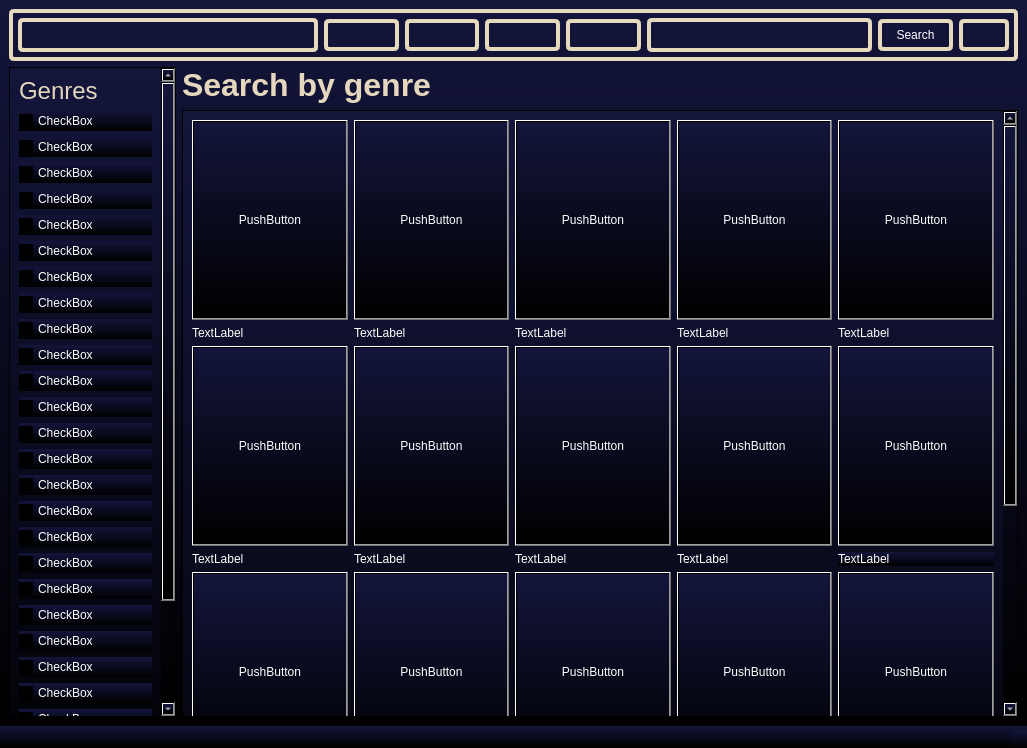
<?xml version="1.0" encoding="UTF-8"?>
<ui version="4.0">
 <class>SearchFilm</class>
 <widget class="QMainWindow" name="SearchFilm">
  <property name="geometry">
   <rect>
    <x>0</x>
    <y>0</y>
    <width>1027</width>
    <height>748</height>
   </rect>
  </property>
  <property name="windowTitle">
   <string>MainWindow</string>
  </property>
  <property name="styleSheet">
   <string notr="true">background: qlineargradient(spread: pad, x1: 0, y1: 1, x2: 0, y2: 0, stop: 0 rgb(0, 0, 0), stop: 1 rgb(19, 21, 59));
color: white;</string>
  </property>
  <widget class="QWidget" name="centralwidget">
   <layout class="QGridLayout" name="gridLayout_5" columnstretch="1,5">
    <item row="0" column="0" colspan="2">
     <layout class="QHBoxLayout" name="horizontalLayout">
      <item>
       <widget class="QWidget" name="widget" native="true">
        <property name="styleSheet">
         <string notr="true">background-color: rgba(255, 255, 255, 0);

border: 4px solid rgb(229, 217, 190);
border-radius: 5px;
padding: 5px;</string>
        </property>
        <layout class="QHBoxLayout" name="horizontalLayout_2" stretch="4,1,1,1,1,3,1,0">
         <item>
          <widget class="QLabel" name="label">
           <property name="styleSheet">
            <string notr="true">border-image: url(:/rec/Pics/LogoRem.png);</string>
           </property>
           <property name="text">
            <string/>
           </property>
          </widget>
         </item>
         <item>
          <widget class="QPushButton" name="pushButton">
           <property name="styleSheet">
            <string notr="true">border-image: url(:/rec/Pics/housenormal.png);</string>
           </property>
           <property name="text">
            <string/>
           </property>
          </widget>
         </item>
         <item>
          <widget class="QPushButton" name="pushButton_4">
           <property name="styleSheet">
            <string notr="true">border-image: url(:/rec/Pics/Films.png);</string>
           </property>
           <property name="text">
            <string/>
           </property>
          </widget>
         </item>
         <item>
          <widget class="QPushButton" name="pushButton_3">
           <property name="styleSheet">
            <string notr="true">border-image: url(:/rec/Pics/TVShows.png);</string>
           </property>
           <property name="text">
            <string/>
           </property>
          </widget>
         </item>
         <item>
          <widget class="QPushButton" name="pushButton_2">
           <property name="styleSheet">
            <string notr="true">border-image: url(:/rec/Pics/Kids.png);</string>
           </property>
           <property name="text">
            <string/>
           </property>
          </widget>
         </item>
         <item>
          <widget class="QLineEdit" name="lineEdit"/>
         </item>
         <item>
          <widget class="QPushButton" name="pushButton_6">
           <property name="text">
            <string>Search</string>
           </property>
          </widget>
         </item>
         <item>
          <widget class="QPushButton" name="pushButton_5">
           <property name="styleSheet">
            <string notr="true">border-image: url(:/rec/Pics/profile-user.png);</string>
           </property>
           <property name="text">
            <string/>
           </property>
          </widget>
         </item>
        </layout>
       </widget>
      </item>
     </layout>
    </item>
    <item row="1" column="0" rowspan="2">
     <widget class="QScrollArea" name="scrollArea">
      <property name="widgetResizable">
       <bool>true</bool>
      </property>
      <widget class="QWidget" name="scrollAreaWidgetContents">
       <property name="geometry">
        <rect>
         <x>0</x>
         <y>0</y>
         <width>149</width>
         <height>645</height>
        </rect>
       </property>
       <layout class="QVBoxLayout" name="verticalLayout_3" stretch="1,30">
        <item>
         <layout class="QVBoxLayout" name="verticalLayout">
          <item>
           <widget class="QLabel" name="label_2">
            <property name="styleSheet">
             <string notr="true">background-color: rgba(255, 255, 255, 0);
</string>
            </property>
            <property name="text">
             <string>&lt;html&gt;&lt;head/&gt;&lt;body&gt;&lt;p&gt;&lt;span style=&quot; font-size:18pt; color:#e4d7be;&quot;&gt;Genres&lt;/span&gt;&lt;/p&gt;&lt;/body&gt;&lt;/html&gt;</string>
            </property>
           </widget>
          </item>
         </layout>
        </item>
        <item>
         <layout class="QVBoxLayout" name="verticalLayout_2">
          <item>
           <widget class="QCheckBox" name="checkBox_5">
            <property name="text">
             <string>CheckBox</string>
            </property>
           </widget>
          </item>
          <item>
           <widget class="QCheckBox" name="checkBox">
            <property name="text">
             <string>CheckBox</string>
            </property>
           </widget>
          </item>
          <item>
           <widget class="QCheckBox" name="checkBox_10">
            <property name="text">
             <string>CheckBox</string>
            </property>
           </widget>
          </item>
          <item>
           <widget class="QCheckBox" name="checkBox_22">
            <property name="text">
             <string>CheckBox</string>
            </property>
           </widget>
          </item>
          <item>
           <widget class="QCheckBox" name="checkBox_15">
            <property name="text">
             <string>CheckBox</string>
            </property>
           </widget>
          </item>
          <item>
           <widget class="QCheckBox" name="checkBox_28">
            <property name="text">
             <string>CheckBox</string>
            </property>
           </widget>
          </item>
          <item>
           <widget class="QCheckBox" name="checkBox_20">
            <property name="text">
             <string>CheckBox</string>
            </property>
           </widget>
          </item>
          <item>
           <widget class="QCheckBox" name="checkBox_26">
            <property name="text">
             <string>CheckBox</string>
            </property>
           </widget>
          </item>
          <item>
           <widget class="QCheckBox" name="checkBox_23">
            <property name="text">
             <string>CheckBox</string>
            </property>
           </widget>
          </item>
          <item>
           <widget class="QCheckBox" name="checkBox_21">
            <property name="text">
             <string>CheckBox</string>
            </property>
           </widget>
          </item>
          <item>
           <widget class="QCheckBox" name="checkBox_27">
            <property name="text">
             <string>CheckBox</string>
            </property>
           </widget>
          </item>
          <item>
           <widget class="QCheckBox" name="checkBox_17">
            <property name="text">
             <string>CheckBox</string>
            </property>
           </widget>
          </item>
          <item>
           <widget class="QCheckBox" name="checkBox_25">
            <property name="text">
             <string>CheckBox</string>
            </property>
           </widget>
          </item>
          <item>
           <widget class="QCheckBox" name="checkBox_24">
            <property name="text">
             <string>CheckBox</string>
            </property>
           </widget>
          </item>
          <item>
           <widget class="QCheckBox" name="checkBox_14">
            <property name="text">
             <string>CheckBox</string>
            </property>
           </widget>
          </item>
          <item>
           <widget class="QCheckBox" name="checkBox_19">
            <property name="text">
             <string>CheckBox</string>
            </property>
           </widget>
          </item>
          <item>
           <widget class="QCheckBox" name="checkBox_16">
            <property name="text">
             <string>CheckBox</string>
            </property>
           </widget>
          </item>
          <item>
           <widget class="QCheckBox" name="checkBox_18">
            <property name="text">
             <string>CheckBox</string>
            </property>
           </widget>
          </item>
          <item>
           <widget class="QCheckBox" name="checkBox_13">
            <property name="text">
             <string>CheckBox</string>
            </property>
           </widget>
          </item>
          <item>
           <widget class="QCheckBox" name="checkBox_9">
            <property name="text">
             <string>CheckBox</string>
            </property>
           </widget>
          </item>
          <item>
           <widget class="QCheckBox" name="checkBox_12">
            <property name="text">
             <string>CheckBox</string>
            </property>
           </widget>
          </item>
          <item>
           <widget class="QCheckBox" name="checkBox_11">
            <property name="text">
             <string>CheckBox</string>
            </property>
           </widget>
          </item>
          <item>
           <widget class="QCheckBox" name="checkBox_7">
            <property name="text">
             <string>CheckBox</string>
            </property>
           </widget>
          </item>
          <item>
           <widget class="QCheckBox" name="checkBox_8">
            <property name="text">
             <string>CheckBox</string>
            </property>
           </widget>
          </item>
          <item>
           <widget class="QCheckBox" name="checkBox_2">
            <property name="text">
             <string>CheckBox</string>
            </property>
           </widget>
          </item>
          <item>
           <widget class="QCheckBox" name="checkBox_4">
            <property name="text">
             <string>CheckBox</string>
            </property>
           </widget>
          </item>
          <item>
           <widget class="QCheckBox" name="checkBox_6">
            <property name="text">
             <string>CheckBox</string>
            </property>
           </widget>
          </item>
          <item>
           <widget class="QCheckBox" name="checkBox_3">
            <property name="text">
             <string>CheckBox</string>
            </property>
           </widget>
          </item>
         </layout>
        </item>
       </layout>
      </widget>
     </widget>
    </item>
    <item row="1" column="1">
     <layout class="QVBoxLayout" name="verticalLayout_6">
      <item>
       <widget class="QLabel" name="SBGLabel">
        <property name="styleSheet">
         <string notr="true">background-color: rgba(255, 255, 255, 0);
</string>
        </property>
        <property name="text">
         <string>&lt;html&gt;&lt;head/&gt;&lt;body&gt;&lt;p&gt;&lt;span style=&quot; font-size:24pt; font-weight:700; color:#e4d7be;&quot;&gt;Search by genre&lt;/span&gt;&lt;/p&gt;&lt;/body&gt;&lt;/html&gt;</string>
        </property>
       </widget>
      </item>
     </layout>
    </item>
    <item row="2" column="1">
     <widget class="QScrollArea" name="scrollArea_2">
      <property name="widgetResizable">
       <bool>true</bool>
      </property>
      <widget class="QWidget" name="scrollAreaWidgetContents_2">
       <property name="geometry">
        <rect>
         <x>0</x>
         <y>0</y>
         <width>818</width>
         <height>932</height>
        </rect>
       </property>
       <layout class="QVBoxLayout" name="verticalLayout_5">
        <item>
         <layout class="QVBoxLayout" name="verticalLayout_4">
          <item>
           <layout class="QGridLayout" name="gridLayout">
            <item row="0" column="0">
             <widget class="QPushButton" name="pushButton_11">
              <property name="sizePolicy">
               <sizepolicy hsizetype="Minimum" vsizetype="Minimum">
                <horstretch>150</horstretch>
                <verstretch>200</verstretch>
               </sizepolicy>
              </property>
              <property name="minimumSize">
               <size>
                <width>150</width>
                <height>200</height>
               </size>
              </property>
              <property name="text">
               <string>PushButton</string>
              </property>
             </widget>
            </item>
            <item row="2" column="4">
             <widget class="QLabel" name="label_7">
              <property name="styleSheet">
               <string notr="true">background-color: rgba(255, 255, 255, 0);
</string>
              </property>
              <property name="text">
               <string>TextLabel</string>
              </property>
             </widget>
            </item>
            <item row="2" column="1">
             <widget class="QLabel" name="label_4">
              <property name="styleSheet">
               <string notr="true">background-color: rgba(255, 255, 255, 0);
</string>
              </property>
              <property name="text">
               <string>TextLabel</string>
              </property>
             </widget>
            </item>
            <item row="2" column="3">
             <widget class="QLabel" name="label_6">
              <property name="styleSheet">
               <string notr="true">background-color: rgba(255, 255, 255, 0);
</string>
              </property>
              <property name="text">
               <string>TextLabel</string>
              </property>
             </widget>
            </item>
            <item row="2" column="2">
             <widget class="QLabel" name="label_5">
              <property name="styleSheet">
               <string notr="true">background-color: rgba(255, 255, 255, 0);
</string>
              </property>
              <property name="text">
               <string>TextLabel</string>
              </property>
             </widget>
            </item>
            <item row="0" column="3">
             <widget class="QPushButton" name="pushButton_7">
              <property name="sizePolicy">
               <sizepolicy hsizetype="Minimum" vsizetype="Minimum">
                <horstretch>150</horstretch>
                <verstretch>200</verstretch>
               </sizepolicy>
              </property>
              <property name="minimumSize">
               <size>
                <width>150</width>
                <height>200</height>
               </size>
              </property>
              <property name="text">
               <string>PushButton</string>
              </property>
             </widget>
            </item>
            <item row="0" column="4">
             <widget class="QPushButton" name="pushButton_8">
              <property name="sizePolicy">
               <sizepolicy hsizetype="Minimum" vsizetype="Minimum">
                <horstretch>150</horstretch>
                <verstretch>200</verstretch>
               </sizepolicy>
              </property>
              <property name="minimumSize">
               <size>
                <width>150</width>
                <height>200</height>
               </size>
              </property>
              <property name="text">
               <string>PushButton</string>
              </property>
             </widget>
            </item>
            <item row="2" column="0">
             <widget class="QLabel" name="label_3">
              <property name="styleSheet">
               <string notr="true">background-color: rgba(255, 255, 255, 0);
</string>
              </property>
              <property name="text">
               <string>TextLabel</string>
              </property>
             </widget>
            </item>
            <item row="0" column="1">
             <widget class="QPushButton" name="pushButton_10">
              <property name="sizePolicy">
               <sizepolicy hsizetype="Minimum" vsizetype="Minimum">
                <horstretch>150</horstretch>
                <verstretch>200</verstretch>
               </sizepolicy>
              </property>
              <property name="minimumSize">
               <size>
                <width>150</width>
                <height>200</height>
               </size>
              </property>
              <property name="text">
               <string>PushButton</string>
              </property>
             </widget>
            </item>
            <item row="0" column="2">
             <widget class="QPushButton" name="pushButton_9">
              <property name="sizePolicy">
               <sizepolicy hsizetype="Minimum" vsizetype="Minimum">
                <horstretch>150</horstretch>
                <verstretch>200</verstretch>
               </sizepolicy>
              </property>
              <property name="minimumSize">
               <size>
                <width>150</width>
                <height>200</height>
               </size>
              </property>
              <property name="text">
               <string>PushButton</string>
              </property>
             </widget>
            </item>
           </layout>
          </item>
          <item>
           <layout class="QGridLayout" name="gridLayout_4">
            <item row="0" column="0">
             <widget class="QPushButton" name="pushButton_22">
              <property name="sizePolicy">
               <sizepolicy hsizetype="Minimum" vsizetype="Minimum">
                <horstretch>150</horstretch>
                <verstretch>200</verstretch>
               </sizepolicy>
              </property>
              <property name="minimumSize">
               <size>
                <width>150</width>
                <height>200</height>
               </size>
              </property>
              <property name="text">
               <string>PushButton</string>
              </property>
             </widget>
            </item>
            <item row="0" column="3">
             <widget class="QPushButton" name="pushButton_23">
              <property name="sizePolicy">
               <sizepolicy hsizetype="Minimum" vsizetype="Minimum">
                <horstretch>150</horstretch>
                <verstretch>200</verstretch>
               </sizepolicy>
              </property>
              <property name="minimumSize">
               <size>
                <width>150</width>
                <height>200</height>
               </size>
              </property>
              <property name="text">
               <string>PushButton</string>
              </property>
             </widget>
            </item>
            <item row="0" column="4">
             <widget class="QPushButton" name="pushButton_24">
              <property name="sizePolicy">
               <sizepolicy hsizetype="Minimum" vsizetype="Minimum">
                <horstretch>150</horstretch>
                <verstretch>200</verstretch>
               </sizepolicy>
              </property>
              <property name="minimumSize">
               <size>
                <width>150</width>
                <height>200</height>
               </size>
              </property>
              <property name="text">
               <string>PushButton</string>
              </property>
             </widget>
            </item>
            <item row="0" column="1">
             <widget class="QPushButton" name="pushButton_25">
              <property name="sizePolicy">
               <sizepolicy hsizetype="Minimum" vsizetype="Minimum">
                <horstretch>150</horstretch>
                <verstretch>200</verstretch>
               </sizepolicy>
              </property>
              <property name="minimumSize">
               <size>
                <width>150</width>
                <height>200</height>
               </size>
              </property>
              <property name="text">
               <string>PushButton</string>
              </property>
             </widget>
            </item>
            <item row="0" column="2">
             <widget class="QPushButton" name="pushButton_26">
              <property name="sizePolicy">
               <sizepolicy hsizetype="Minimum" vsizetype="Minimum">
                <horstretch>150</horstretch>
                <verstretch>200</verstretch>
               </sizepolicy>
              </property>
              <property name="minimumSize">
               <size>
                <width>150</width>
                <height>200</height>
               </size>
              </property>
              <property name="text">
               <string>PushButton</string>
              </property>
             </widget>
            </item>
            <item row="1" column="0">
             <widget class="QLabel" name="label_18">
              <property name="styleSheet">
               <string notr="true">background-color: rgba(255, 255, 255, 0);
</string>
              </property>
              <property name="text">
               <string>TextLabel</string>
              </property>
             </widget>
            </item>
            <item row="1" column="1">
             <widget class="QLabel" name="label_19">
              <property name="styleSheet">
               <string notr="true">background-color: rgba(255, 255, 255, 0);
</string>
              </property>
              <property name="text">
               <string>TextLabel</string>
              </property>
             </widget>
            </item>
            <item row="1" column="2">
             <widget class="QLabel" name="label_20">
              <property name="styleSheet">
               <string notr="true">background-color: rgba(255, 255, 255, 0);
</string>
              </property>
              <property name="text">
               <string>TextLabel</string>
              </property>
             </widget>
            </item>
            <item row="1" column="3">
             <widget class="QLabel" name="label_21">
              <property name="styleSheet">
               <string notr="true">background-color: rgba(255, 255, 255, 0);
</string>
              </property>
              <property name="text">
               <string>TextLabel</string>
              </property>
             </widget>
            </item>
            <item row="1" column="4">
             <widget class="QLabel" name="label_22">
              <property name="styleSheet">
               <string notr="true">https://www.psychologytoday.com/us/blog/social-instincts/202405/3-signs-that-your-marriage-identity-is-bulletproof</string>
              </property>
              <property name="text">
               <string>TextLabel</string>
              </property>
             </widget>
            </item>
           </layout>
          </item>
          <item>
           <layout class="QGridLayout" name="gridLayout_2">
            <item row="0" column="0">
             <widget class="QPushButton" name="pushButton_12">
              <property name="sizePolicy">
               <sizepolicy hsizetype="Minimum" vsizetype="Minimum">
                <horstretch>150</horstretch>
                <verstretch>200</verstretch>
               </sizepolicy>
              </property>
              <property name="minimumSize">
               <size>
                <width>150</width>
                <height>200</height>
               </size>
              </property>
              <property name="text">
               <string>PushButton</string>
              </property>
             </widget>
            </item>
            <item row="0" column="3">
             <widget class="QPushButton" name="pushButton_13">
              <property name="sizePolicy">
               <sizepolicy hsizetype="Minimum" vsizetype="Minimum">
                <horstretch>150</horstretch>
                <verstretch>200</verstretch>
               </sizepolicy>
              </property>
              <property name="minimumSize">
               <size>
                <width>150</width>
                <height>200</height>
               </size>
              </property>
              <property name="text">
               <string>PushButton</string>
              </property>
             </widget>
            </item>
            <item row="0" column="4">
             <widget class="QPushButton" name="pushButton_14">
              <property name="sizePolicy">
               <sizepolicy hsizetype="Minimum" vsizetype="Minimum">
                <horstretch>150</horstretch>
                <verstretch>200</verstretch>
               </sizepolicy>
              </property>
              <property name="minimumSize">
               <size>
                <width>150</width>
                <height>200</height>
               </size>
              </property>
              <property name="text">
               <string>PushButton</string>
              </property>
             </widget>
            </item>
            <item row="0" column="1">
             <widget class="QPushButton" name="pushButton_15">
              <property name="sizePolicy">
               <sizepolicy hsizetype="Minimum" vsizetype="Minimum">
                <horstretch>150</horstretch>
                <verstretch>200</verstretch>
               </sizepolicy>
              </property>
              <property name="minimumSize">
               <size>
                <width>150</width>
                <height>200</height>
               </size>
              </property>
              <property name="text">
               <string>PushButton</string>
              </property>
             </widget>
            </item>
            <item row="0" column="2">
             <widget class="QPushButton" name="pushButton_16">
              <property name="sizePolicy">
               <sizepolicy hsizetype="Minimum" vsizetype="Minimum">
                <horstretch>150</horstretch>
                <verstretch>200</verstretch>
               </sizepolicy>
              </property>
              <property name="minimumSize">
               <size>
                <width>150</width>
                <height>200</height>
               </size>
              </property>
              <property name="text">
               <string>PushButton</string>
              </property>
             </widget>
            </item>
            <item row="1" column="0">
             <widget class="QLabel" name="label_8">
              <property name="styleSheet">
               <string notr="true">background-color: rgba(255, 255, 255, 0);
</string>
              </property>
              <property name="text">
               <string>TextLabel</string>
              </property>
             </widget>
            </item>
            <item row="1" column="1">
             <widget class="QLabel" name="label_9">
              <property name="styleSheet">
               <string notr="true">background-color: rgba(255, 255, 255, 0);
</string>
              </property>
              <property name="text">
               <string>TextLabel</string>
              </property>
             </widget>
            </item>
            <item row="1" column="2">
             <widget class="QLabel" name="label_10">
              <property name="styleSheet">
               <string notr="true">background-color: rgba(255, 255, 255, 0);
</string>
              </property>
              <property name="text">
               <string>TextLabel</string>
              </property>
             </widget>
            </item>
            <item row="1" column="3">
             <widget class="QLabel" name="label_11">
              <property name="styleSheet">
               <string notr="true">https://www.psychologytoday.com/us/blog/social-instincts/202405/3-signs-that-your-marriage-identity-is-bulletproof</string>
              </property>
              <property name="text">
               <string>TextLabel</string>
              </property>
             </widget>
            </item>
            <item row="1" column="4">
             <widget class="QLabel" name="label_12">
              <property name="styleSheet">
               <string notr="true">background-color: rgba(255, 255, 255, 0);
</string>
              </property>
              <property name="text">
               <string>TextLabel</string>
              </property>
             </widget>
            </item>
           </layout>
          </item>
          <item>
           <layout class="QGridLayout" name="gridLayout_3">
            <item row="0" column="0">
             <widget class="QPushButton" name="pushButton_17">
              <property name="sizePolicy">
               <sizepolicy hsizetype="Minimum" vsizetype="Minimum">
                <horstretch>150</horstretch>
                <verstretch>200</verstretch>
               </sizepolicy>
              </property>
              <property name="minimumSize">
               <size>
                <width>150</width>
                <height>200</height>
               </size>
              </property>
              <property name="text">
               <string>PushButton</string>
              </property>
             </widget>
            </item>
            <item row="0" column="3">
             <widget class="QPushButton" name="pushButton_18">
              <property name="sizePolicy">
               <sizepolicy hsizetype="Minimum" vsizetype="Minimum">
                <horstretch>150</horstretch>
                <verstretch>200</verstretch>
               </sizepolicy>
              </property>
              <property name="minimumSize">
               <size>
                <width>150</width>
                <height>200</height>
               </size>
              </property>
              <property name="text">
               <string>PushButton</string>
              </property>
             </widget>
            </item>
            <item row="0" column="4">
             <widget class="QPushButton" name="pushButton_19">
              <property name="sizePolicy">
               <sizepolicy hsizetype="Minimum" vsizetype="Minimum">
                <horstretch>150</horstretch>
                <verstretch>200</verstretch>
               </sizepolicy>
              </property>
              <property name="minimumSize">
               <size>
                <width>150</width>
                <height>200</height>
               </size>
              </property>
              <property name="text">
               <string>PushButton</string>
              </property>
             </widget>
            </item>
            <item row="0" column="1">
             <widget class="QPushButton" name="pushButton_20">
              <property name="sizePolicy">
               <sizepolicy hsizetype="Minimum" vsizetype="Minimum">
                <horstretch>150</horstretch>
                <verstretch>200</verstretch>
               </sizepolicy>
              </property>
              <property name="minimumSize">
               <size>
                <width>150</width>
                <height>200</height>
               </size>
              </property>
              <property name="text">
               <string>PushButton</string>
              </property>
             </widget>
            </item>
            <item row="0" column="2">
             <widget class="QPushButton" name="pushButton_21">
              <property name="sizePolicy">
               <sizepolicy hsizetype="Minimum" vsizetype="Minimum">
                <horstretch>150</horstretch>
                <verstretch>200</verstretch>
               </sizepolicy>
              </property>
              <property name="minimumSize">
               <size>
                <width>150</width>
                <height>200</height>
               </size>
              </property>
              <property name="text">
               <string>PushButton</string>
              </property>
             </widget>
            </item>
            <item row="1" column="0">
             <widget class="QLabel" name="label_13">
              <property name="styleSheet">
               <string notr="true">background-color: rgba(255, 255, 255, 0);
</string>
              </property>
              <property name="text">
               <string>TextLabel</string>
              </property>
             </widget>
            </item>
            <item row="1" column="1">
             <widget class="QLabel" name="label_14">
              <property name="styleSheet">
               <string notr="true">background-color: rgba(255, 255, 255, 0);
</string>
              </property>
              <property name="text">
               <string>TextLabel</string>
              </property>
             </widget>
            </item>
            <item row="1" column="2">
             <widget class="QLabel" name="label_15">
              <property name="styleSheet">
               <string notr="true">background-color: rgba(255, 255, 255, 0);
</string>
              </property>
              <property name="text">
               <string>TextLabel</string>
              </property>
             </widget>
            </item>
            <item row="1" column="3">
             <widget class="QLabel" name="label_16">
              <property name="styleSheet">
               <string notr="true">background-color: rgba(255, 255, 255, 0);
</string>
              </property>
              <property name="text">
               <string>TextLabel</string>
              </property>
             </widget>
            </item>
            <item row="1" column="4">
             <widget class="QLabel" name="label_17">
              <property name="styleSheet">
               <string notr="true">background-color: rgba(255, 255, 255, 0);
</string>
              </property>
              <property name="text">
               <string>TextLabel</string>
              </property>
             </widget>
            </item>
           </layout>
          </item>
         </layout>
        </item>
       </layout>
      </widget>
     </widget>
    </item>
   </layout>
  </widget>
  <widget class="QMenuBar" name="menubar">
   <property name="geometry">
    <rect>
     <x>0</x>
     <y>0</y>
     <width>1027</width>
     <height>24</height>
    </rect>
   </property>
  </widget>
  <widget class="QStatusBar" name="statusbar"/>
 </widget>
 <resources/>
 <connections/>
</ui>
